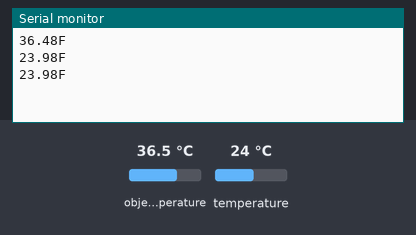
Recording of a sketch running on a simulated Arduino Uno, built with avr-gcc and run on an emulated ATmega328P. Parts: the last lines printed to the serial monitor. Wiring (inferred from the names in the program): MLX90614 thermometer at I2C address 0x5A. The test bench sets the inputs (shaded band); at power-on: temperature 24 °C, object temperature 36.5 °C.

Above: at 5.1 s.
5.2 s: temperature set to 12 °C
At 6.6 s:
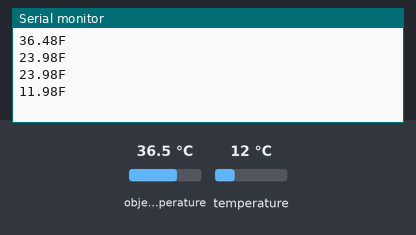
6.7 s: temperature set to 19 °C
At 9.7 s:
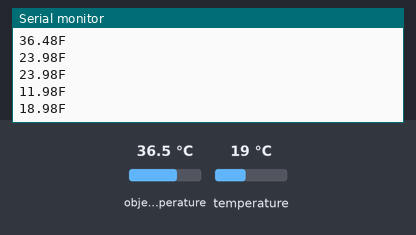
Timing chart, 0 to 11.2 s (numbered marks = the images above; inputs shaded):
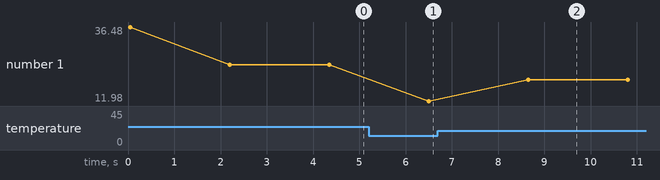

The sketch:

FUMTZKNIIQA0I0Z.ino
```cpp
#include <Wire.h>
#define slaveAddress 0x5A

void draw(void)
{
}

void setup(void)
{
  Serial.begin(9600);
  Wire.begin();
  Wire.beginTransmission(slaveAddress);
}

void loop(void)
{
  byte dataLow = 0x00;
  byte dataHigh = 0x00;
  delay(10);

  Wire.write(0x07);    // This is the command to view object temperature in the sensor's RAM
  delay(10);

  Wire.endTransmission(false);
  delay(10);

  Wire.requestFrom(slaveAddress, 2);
  delay(10);

  while (Wire.available()){
    dataLow = Wire.read();
    dataHigh = Wire.read();
  }
  delay(10);

  double tempFactor = 0.02; // 0.02 degrees per LSB (measurement resolution of the MLX90614)
  double tempData = 0x0000; // zero out the data

   tempData = (double)(((dataHigh & 0x007F) << 8) + dataLow);
  tempData = (tempData * tempFactor)-0.01;

  float celcius = tempData - 273.15;
  float fahrenheit = (celcius*1.8) + 32;

  Serial.print((String) celcius);
  Serial.println("F");

  delay(100);

  delay(2000);  // Delay of 1sec
}

                       /*END OF FILE*/
```

Measured:
- after the input at 5.2 s, the serial monitor: prints a new line after 1.3 s (image 1)
- after the input at 6.7 s, the serial monitor: prints a new line after 2.0 s (image 2)
- plotted number 1: 23.98 → 11.98 after the input at 5.2 s, 11.98 → 18.98 after the input at 6.7 s
